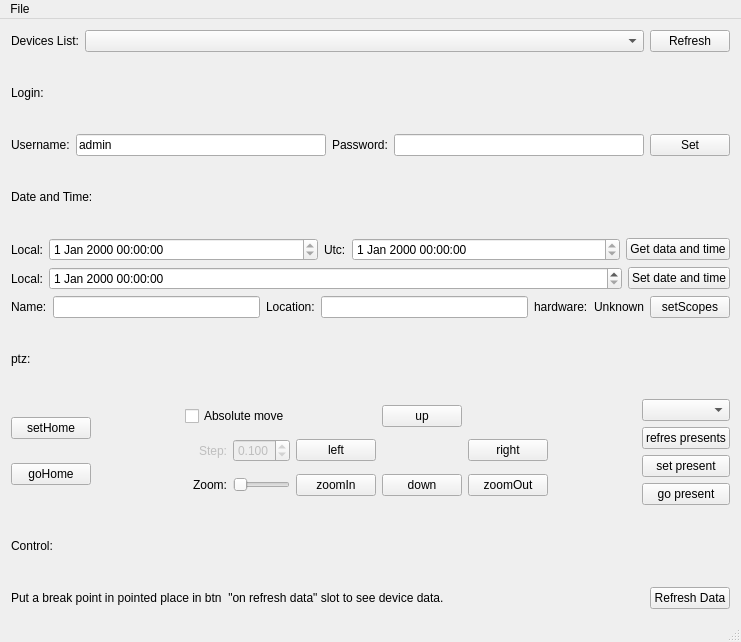
<?xml version="1.0" encoding="UTF-8"?>
<ui version="4.0">
 <class>MainWindow</class>
 <widget class="QMainWindow" name="MainWindow">
  <property name="geometry">
   <rect>
    <x>0</x>
    <y>0</y>
    <width>741</width>
    <height>642</height>
   </rect>
  </property>
  <property name="windowTitle">
   <string>MainWindow</string>
  </property>
  <widget class="QWidget" name="centralWidget">
   <layout class="QGridLayout" name="gridLayout">
    <item row="3" column="0">
     <layout class="QHBoxLayout" name="horizontalLayout">
      <item>
       <widget class="QLabel" name="label">
        <property name="text">
         <string>Devices List:</string>
        </property>
       </widget>
      </item>
      <item>
       <widget class="QComboBox" name="cmbDevicesComboBox">
        <property name="sizePolicy">
         <sizepolicy hsizetype="Expanding" vsizetype="Fixed">
          <horstretch>0</horstretch>
          <verstretch>0</verstretch>
         </sizepolicy>
        </property>
       </widget>
      </item>
      <item>
       <widget class="QPushButton" name="btnRefresh">
        <property name="text">
         <string>Refresh</string>
        </property>
       </widget>
      </item>
     </layout>
    </item>
    <item row="5" column="0">
     <widget class="QLabel" name="label_9">
      <property name="text">
       <string>Login:</string>
      </property>
     </widget>
    </item>
    <item row="9" column="0">
     <layout class="QHBoxLayout" name="horizontalLayout_4">
      <item>
       <widget class="QLabel" name="label_7">
        <property name="text">
         <string>Local:</string>
        </property>
       </widget>
      </item>
      <item>
       <widget class="QDateTimeEdit" name="dateTimeEditSet">
        <property name="sizePolicy">
         <sizepolicy hsizetype="Expanding" vsizetype="Fixed">
          <horstretch>0</horstretch>
          <verstretch>0</verstretch>
         </sizepolicy>
        </property>
       </widget>
      </item>
      <item>
       <widget class="QPushButton" name="btsSetDateAndTime">
        <property name="text">
         <string>Set date and time</string>
        </property>
       </widget>
      </item>
     </layout>
    </item>
    <item row="15" column="0">
     <widget class="QLabel" name="label_6">
      <property name="text">
       <string>Control:</string>
      </property>
     </widget>
    </item>
    <item row="6" column="0">
     <layout class="QHBoxLayout" name="horizontalLayout_5">
      <item>
       <widget class="QLabel" name="label_8">
        <property name="text">
         <string>Username:</string>
        </property>
       </widget>
      </item>
      <item>
       <widget class="QLineEdit" name="txtUserName">
        <property name="text">
         <string>admin</string>
        </property>
       </widget>
      </item>
      <item>
       <widget class="QLabel" name="label_10">
        <property name="text">
         <string>Password:</string>
        </property>
       </widget>
      </item>
      <item>
       <widget class="QLineEdit" name="txtPassword">
        <property name="text">
         <string/>
        </property>
       </widget>
      </item>
      <item>
       <widget class="QPushButton" name="setUsernamePass">
        <property name="text">
         <string>Set</string>
        </property>
       </widget>
      </item>
     </layout>
    </item>
    <item row="12" column="0">
     <widget class="QLabel" name="label_14">
      <property name="text">
       <string>ptz:</string>
      </property>
     </widget>
    </item>
    <item row="16" column="0">
     <layout class="QHBoxLayout" name="horizontalLayout_3">
      <item>
       <widget class="QLabel" name="label_3">
        <property name="text">
         <string>Put a break point in pointed place in btn  &quot;on refresh data&quot; slot to see device data.</string>
        </property>
       </widget>
      </item>
      <item>
       <spacer name="horizontalSpacer">
        <property name="orientation">
         <enum>Qt::Horizontal</enum>
        </property>
        <property name="sizeHint" stdset="0">
         <size>
          <width>40</width>
          <height>20</height>
         </size>
        </property>
       </spacer>
      </item>
      <item>
       <widget class="QPushButton" name="btnRefreshData">
        <property name="text">
         <string>Refresh Data</string>
        </property>
       </widget>
      </item>
     </layout>
    </item>
    <item row="8" column="0">
     <layout class="QHBoxLayout" name="horizontalLayout_2">
      <item>
       <widget class="QLabel" name="label_4">
        <property name="text">
         <string>Local:</string>
        </property>
       </widget>
      </item>
      <item>
       <widget class="QDateTimeEdit" name="dateTimeEditLocal">
        <property name="enabled">
         <bool>true</bool>
        </property>
        <property name="sizePolicy">
         <sizepolicy hsizetype="Expanding" vsizetype="Fixed">
          <horstretch>0</horstretch>
          <verstretch>0</verstretch>
         </sizepolicy>
        </property>
        <property name="readOnly">
         <bool>true</bool>
        </property>
       </widget>
      </item>
      <item>
       <widget class="QLabel" name="label_5">
        <property name="text">
         <string>Utc:</string>
        </property>
       </widget>
      </item>
      <item>
       <widget class="QDateTimeEdit" name="dateTimeEditUtc">
        <property name="enabled">
         <bool>true</bool>
        </property>
        <property name="sizePolicy">
         <sizepolicy hsizetype="Expanding" vsizetype="Fixed">
          <horstretch>0</horstretch>
          <verstretch>0</verstretch>
         </sizepolicy>
        </property>
        <property name="readOnly">
         <bool>true</bool>
        </property>
        <property name="calendarPopup">
         <bool>false</bool>
        </property>
        <property name="timeSpec">
         <enum>Qt::UTC</enum>
        </property>
       </widget>
      </item>
      <item>
       <widget class="QPushButton" name="btnGetDataAndTime">
        <property name="text">
         <string>Get data and time</string>
        </property>
       </widget>
      </item>
     </layout>
    </item>
    <item row="10" column="0">
     <layout class="QHBoxLayout" name="horizontalLayout_6">
      <item>
       <widget class="QLabel" name="label_12">
        <property name="text">
         <string>Name:</string>
        </property>
       </widget>
      </item>
      <item>
       <widget class="QLineEdit" name="txtName"/>
      </item>
      <item>
       <widget class="QLabel" name="label_11">
        <property name="text">
         <string>Location:</string>
        </property>
       </widget>
      </item>
      <item>
       <widget class="QLineEdit" name="txtLocation"/>
      </item>
      <item>
       <widget class="QLabel" name="label_13">
        <property name="text">
         <string>hardware:</string>
        </property>
       </widget>
      </item>
      <item>
       <widget class="QLabel" name="txtHardware">
        <property name="text">
         <string>Unknown</string>
        </property>
       </widget>
      </item>
      <item>
       <widget class="QPushButton" name="btnSetScopes">
        <property name="text">
         <string>setScopes</string>
        </property>
       </widget>
      </item>
     </layout>
    </item>
    <item row="7" column="0">
     <widget class="QLabel" name="label_2">
      <property name="text">
       <string>Date and Time:</string>
      </property>
     </widget>
    </item>
    <item row="14" column="0">
     <layout class="QHBoxLayout" name="horizontalLayout_7">
      <item>
       <layout class="QVBoxLayout" name="verticalLayout">
        <item>
         <widget class="QPushButton" name="btnsetHome">
          <property name="text">
           <string>setHome</string>
          </property>
         </widget>
        </item>
        <item>
         <widget class="QPushButton" name="btngoHome">
          <property name="text">
           <string>goHome</string>
          </property>
         </widget>
        </item>
       </layout>
      </item>
      <item>
       <spacer name="horizontalSpacer_3">
        <property name="orientation">
         <enum>Qt::Horizontal</enum>
        </property>
        <property name="sizeHint" stdset="0">
         <size>
          <width>40</width>
          <height>20</height>
         </size>
        </property>
       </spacer>
      </item>
      <item>
       <layout class="QGridLayout" name="gridLayout_2">
        <item row="1" column="2">
         <widget class="QPushButton" name="btnLeft">
          <property name="text">
           <string>left</string>
          </property>
         </widget>
        </item>
        <item row="1" column="0">
         <widget class="QLabel" name="label_moveStep">
          <property name="enabled">
           <bool>false</bool>
          </property>
          <property name="text">
           <string>Step:</string>
          </property>
          <property name="alignment">
           <set>Qt::AlignRight|Qt::AlignTrailing|Qt::AlignVCenter</set>
          </property>
         </widget>
        </item>
        <item row="2" column="3">
         <widget class="QPushButton" name="btnDown">
          <property name="text">
           <string>down</string>
          </property>
         </widget>
        </item>
        <item row="2" column="4">
         <widget class="QPushButton" name="btnzoomOut">
          <property name="text">
           <string>zoomOut</string>
          </property>
         </widget>
        </item>
        <item row="0" column="3">
         <widget class="QPushButton" name="btnUp">
          <property name="text">
           <string>up</string>
          </property>
         </widget>
        </item>
        <item row="1" column="1">
         <widget class="QDoubleSpinBox" name="doubleSpinBox_moveStep">
          <property name="enabled">
           <bool>false</bool>
          </property>
          <property name="decimals">
           <number>3</number>
          </property>
          <property name="maximum">
           <double>1.000000000000000</double>
          </property>
          <property name="singleStep">
           <double>0.001000000000000</double>
          </property>
          <property name="value">
           <double>0.100000000000000</double>
          </property>
         </widget>
        </item>
        <item row="0" column="0" colspan="2">
         <widget class="QCheckBox" name="checkBox_absoluteMove">
          <property name="text">
           <string>Absolute move</string>
          </property>
         </widget>
        </item>
        <item row="1" column="4">
         <widget class="QPushButton" name="btnRight">
          <property name="text">
           <string>right</string>
          </property>
         </widget>
        </item>
        <item row="2" column="2">
         <widget class="QPushButton" name="btnzoomIn">
          <property name="text">
           <string>zoomIn</string>
          </property>
         </widget>
        </item>
        <item row="2" column="1">
         <widget class="QSlider" name="horizontalSlider_zoom">
          <property name="sizePolicy">
           <sizepolicy hsizetype="Ignored" vsizetype="Fixed">
            <horstretch>0</horstretch>
            <verstretch>0</verstretch>
           </sizepolicy>
          </property>
          <property name="maximum">
           <number>100</number>
          </property>
          <property name="orientation">
           <enum>Qt::Horizontal</enum>
          </property>
         </widget>
        </item>
        <item row="2" column="0">
         <widget class="QLabel" name="label_15">
          <property name="text">
           <string>Zoom:</string>
          </property>
          <property name="alignment">
           <set>Qt::AlignRight|Qt::AlignTrailing|Qt::AlignVCenter</set>
          </property>
         </widget>
        </item>
       </layout>
      </item>
      <item>
       <spacer name="horizontalSpacer_2">
        <property name="orientation">
         <enum>Qt::Horizontal</enum>
        </property>
        <property name="sizeHint" stdset="0">
         <size>
          <width>40</width>
          <height>20</height>
         </size>
        </property>
       </spacer>
      </item>
      <item>
       <layout class="QVBoxLayout" name="verticalLayout_2">
        <item>
         <widget class="QComboBox" name="cbxPresents"/>
        </item>
        <item>
         <widget class="QPushButton" name="btnrefreshPresents">
          <property name="text">
           <string>refres presents</string>
          </property>
         </widget>
        </item>
        <item>
         <widget class="QPushButton" name="btnsetPresent">
          <property name="text">
           <string>set present</string>
          </property>
         </widget>
        </item>
        <item>
         <widget class="QPushButton" name="btngoPresent">
          <property name="text">
           <string>go present</string>
          </property>
         </widget>
        </item>
       </layout>
      </item>
     </layout>
    </item>
   </layout>
  </widget>
  <widget class="QStatusBar" name="statusBar"/>
  <widget class="QMenuBar" name="menuBar">
   <property name="geometry">
    <rect>
     <x>0</x>
     <y>0</y>
     <width>741</width>
     <height>22</height>
    </rect>
   </property>
   <widget class="QMenu" name="menuFile">
    <property name="title">
     <string>File</string>
    </property>
    <addaction name="actionAbout"/>
   </widget>
   <addaction name="menuFile"/>
  </widget>
  <action name="actionAbout">
   <property name="text">
    <string>About</string>
   </property>
  </action>
  <action name="actionStopMovement">
   <property name="text">
    <string>StopMovement</string>
   </property>
  </action>
  <action name="actionAbsoluteMoveStepVisibility">
   <property name="text">
    <string>AbsoluteMoveStepVisibility</string>
   </property>
   <property name="toolTip">
    <string>AbsoluteMoveStepVisibility</string>
   </property>
  </action>
 </widget>
 <layoutdefault spacing="6" margin="11"/>
 <resources/>
 <connections>
  <connection>
   <sender>btnDown</sender>
   <signal>released()</signal>
   <receiver>actionStopMovement</receiver>
   <slot>trigger()</slot>
   <hints>
    <hint type="sourcelabel">
     <x>366</x>
     <y>497</y>
    </hint>
    <hint type="destinationlabel">
     <x>-1</x>
     <y>-1</y>
    </hint>
   </hints>
  </connection>
  <connection>
   <sender>btnLeft</sender>
   <signal>released()</signal>
   <receiver>actionStopMovement</receiver>
   <slot>trigger()</slot>
   <hints>
    <hint type="sourcelabel">
     <x>285</x>
     <y>460</y>
    </hint>
    <hint type="destinationlabel">
     <x>-1</x>
     <y>-1</y>
    </hint>
   </hints>
  </connection>
  <connection>
   <sender>btnRight</sender>
   <signal>released()</signal>
   <receiver>actionStopMovement</receiver>
   <slot>trigger()</slot>
   <hints>
    <hint type="sourcelabel">
     <x>447</x>
     <y>460</y>
    </hint>
    <hint type="destinationlabel">
     <x>-1</x>
     <y>-1</y>
    </hint>
   </hints>
  </connection>
  <connection>
   <sender>btnUp</sender>
   <signal>released()</signal>
   <receiver>actionStopMovement</receiver>
   <slot>trigger()</slot>
   <hints>
    <hint type="sourcelabel">
     <x>366</x>
     <y>423</y>
    </hint>
    <hint type="destinationlabel">
     <x>-1</x>
     <y>-1</y>
    </hint>
   </hints>
  </connection>
  <connection>
   <sender>btnzoomIn</sender>
   <signal>released()</signal>
   <receiver>actionStopMovement</receiver>
   <slot>trigger()</slot>
   <hints>
    <hint type="sourcelabel">
     <x>285</x>
     <y>497</y>
    </hint>
    <hint type="destinationlabel">
     <x>-1</x>
     <y>-1</y>
    </hint>
   </hints>
  </connection>
  <connection>
   <sender>btnzoomOut</sender>
   <signal>released()</signal>
   <receiver>actionStopMovement</receiver>
   <slot>trigger()</slot>
   <hints>
    <hint type="sourcelabel">
     <x>447</x>
     <y>497</y>
    </hint>
    <hint type="destinationlabel">
     <x>-1</x>
     <y>-1</y>
    </hint>
   </hints>
  </connection>
  <connection>
   <sender>checkBox_absoluteMove</sender>
   <signal>stateChanged(int)</signal>
   <receiver>actionAbsoluteMoveStepVisibility</receiver>
   <slot>trigger()</slot>
   <hints>
    <hint type="sourcelabel">
     <x>249</x>
     <y>423</y>
    </hint>
    <hint type="destinationlabel">
     <x>222</x>
     <y>460</y>
    </hint>
   </hints>
  </connection>
 </connections>
</ui>
